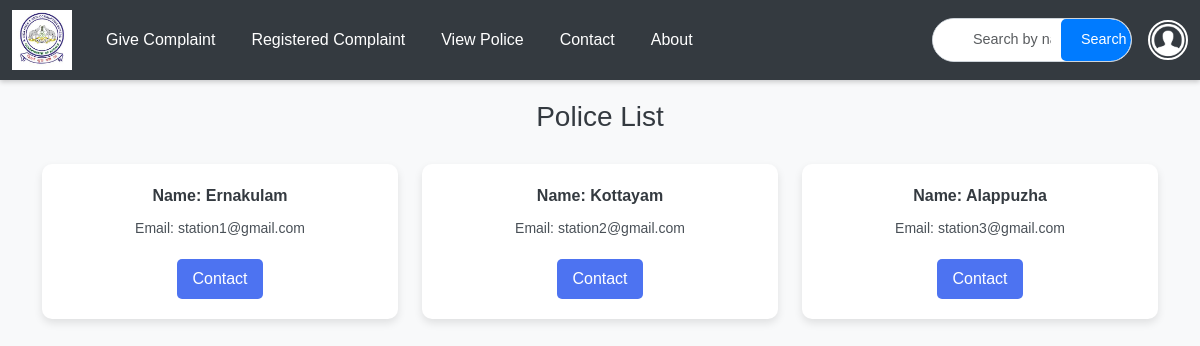
The page /viewpolices on the database its author committed.
### app/models.py (models this page shows, shortened)
class Police(models.Model):
    Email = models.EmailField(unique=True)
    name = models.TextField()
    password = models.TextField()

### app/views.py (the view)
# urls.py: path('viewpolices',views.viewpolices),
def viewpolices(req):
        data=Police.objects.all()
        return render(req,'user/viewpolice.html', {'data':data})

### templates/user/viewpolice.html (shortened to what this page needs)
<!DOCTYPE html>
<html lang="en">
<head>
    <link href="https://cdn.jsdelivr.net/npm/bootstrap@5.3.3/dist/css/bootstrap.min.css" rel="stylesheet">
    <link href="https://cdn.jsdelivr.net/npm/bootstrap-icons/font/bootstrap-icons.css" rel="stylesheet">
</head>
<body>
    <nav id="nav" class="navbar navbar-expand-lg navbar-dark sticky-top">
        <div class="container-fluid">
            <a class="navbar-brand" href="../userhome">
                <img id="logo" src="../static/images/images.jpg" alt="CrimeLog">
            </a>
            <div class="collapse navbar-collapse" id="mynavbar">
                <ul class="navbar-nav me-auto">
                    <li class="nav-item">
                        <a class="nav-link" href="../submit_complaint">Give Complaint</a>
                    </li>
                    <li class="nav-item">
                        <a class="nav-link" href="../userhistory">Registered Complaint</a>
                    </li>
                    <li class="nav-item">
                        <a class="nav-link" href="../viewpolices">View Police</a>
                    </li>
                    <li class="nav-item">
                        <a class="nav-link" href="../contactus">Contact </a>
                    </li>
                    <li class="nav-item">
                        <a class="nav-link" href="../about">About </a>
                    </li>
                </ul>
                    <div class="search-input-group">
                        <form method="post" action="{% url 'police_search' %}">
                            <input class="form-control" type="text" name="query" placeholder="Search by name or email...">
                            <button class="btn btn-primary" id="srch-btn" type="submit">Search</button>
                        </form>
                    </div>
                <div class="dropdown ms-3">
                    <button class="btn btn-link dropdown p-0 border-0" type="button" id="profileDropdown" data-bs-toggle="dropdown" aria-expanded="false">
                        <img src="../static/images/profile.png" alt="Profile" class="profile-img">
                    </button>
                </div>
            </div>
        </div>
    </nav>
    <div class="container">
        <h3>Police List</h3>
        <div class="row">
            {% if data %}
                {% for i in data %}
                <div class="col-md-4 col-sm-6 mb-4 d-flex justify-content-center">
                    <div class="product">
                        <div class="description">
                            <p class="price">Name: {{ i.name }}</p>
                            <p>Email: {{ i.Email }}</p>
                        </div>
                        <a href="mailto:{{ i.Email }}" class="btn">Contact</a>
                    </div>
                </div>
                {% endfor %}
            {% else %}
                <p class="text-center">No police officers found matching your search.</p>
            {% endif %}
        </div>
    </div>
</body>
</html>

### templates/user/viewpolice.html (style rules this page uses)
body { font-family: Arial, sans-serif; background-color: #f8f9fa; }
#nav { box-shadow: 0 2px 5px rgba(0, 0, 0, 0.2); background-color: #343a40; height: 80px; }
.navbar-brand img { max-height: 60px; }
.navbar .nav-link { color: #fff; transition: color 0.3s ease; margin: 10px; }
.search-input-group { display: flex; align-items: center; border: 1px solid #ced4da; border-radius: 25px; overflow: hidden; background-color: #fff; width: 300px; }
.search-input-group form { display: flex; align-items: center; width: 100%; }
.search-input-group input { flex: 1; border: none; padding: 10px 10px 10px 40px; outline: none; font-size: 0.9rem; }
.search-input-group button { background-color: #007bff; border: none; color: #fff; padding: 10px 20px; font-size: 0.9rem; cursor: pointer; border-top-right-radius: 25px; border-bottom-right-radius: 25px; transition: background-color 0.3s ease; }
.profile-img { width: 40px; height: 40px; border-radius: 50%; object-fit: cover; border: 2px solid #fff; background-color: #343a40; }
h3 { text-align: center; }
.container { margin-top: 20px; }
h3 { text-align: center; margin-bottom: 30px; color: #343a40; }
.product { background-color: #ffffff; border-radius: 10px; box-shadow: 0 4px 8px rgba(0, 0, 0, 0.1); padding: 20px; text-align: center; transition: transform 0.2s ease; width: 100%; }
.description p { margin: 0 0 10px; font-size: 14px; color: #495057; }
.description .price { font-weight: bold; font-size: 16px; color: #343a40; }
.product .btn { margin-top: 10px; background-color: #4d73f1; color: #fff; border: none; border-radius: 5px; padding: 8px 15px; transition: background-color 0.3s ease; }
@media only screen and (max-width:  1200px) { .search-input-group { max-width: 200px; } }
@media only screen and (max-width:  1200px) { #srch-btn { max-width: 70px; } }

### rows shown on the page
Police: name "Ernakulam", Email "station1@gmail.com"
Police: name "Kottayam", Email "station2@gmail.com"
Police: name "Alappuzha", Email "station3@gmail.com"
